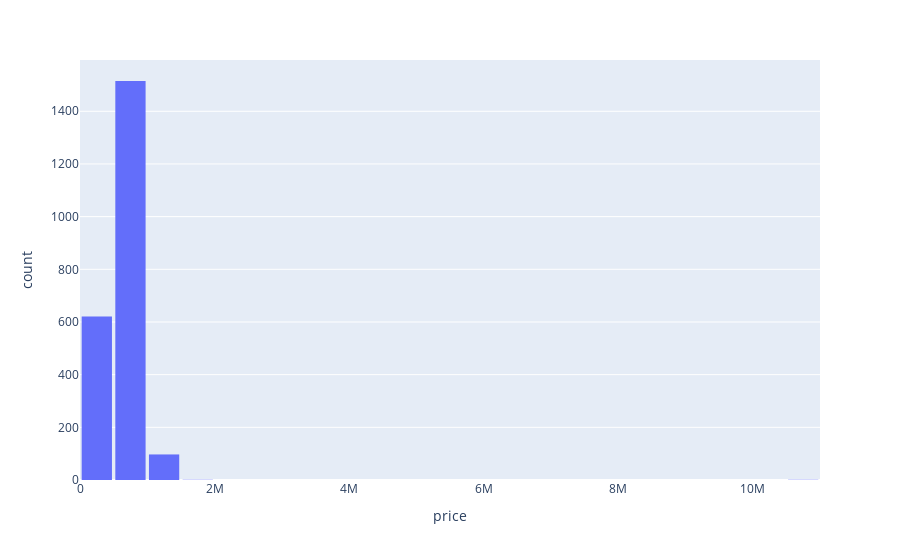

Source (notebook cell):
### Code cell
# initial plot of histogram to see the distribution
fig = px.histogram(
    data_frame= df,
    x = 'price',
    nbins = 50
)
fig.update_layout(bargap = 0.1)
fig.show()

### Figure 1 — Plotly figure (JSON) as saved in the notebook; plotly's stock layout.template omitted (floating-point values rounded to 4 significant figures; data arrays with more than 128 entries replaced by an {"elided": "..."} marker saying what was removed)
{"data": [{"alignmentgroup": "True", "bingroup": "x", "hovertemplate": "price=%{x}<br>count=%{y}<extra></extra>", "legendgroup": "", "marker": {"color": "#636efa", "pattern": {"shape": ""}}, "name": "", "nbinsx": 50, "offsetgroup": "", "orientation": "v", "showlegend": false, "type": "histogram", "x": {"elided": "2235 int values"}, "xaxis": "x", "yaxis": "y"}], "layout": {"bargap": 0.1, "barmode": "relative", "legend": {"tracegroupgap": 0}, "margin": {"t": 60}, "xaxis": {"anchor": "y", "domain": [0, 1], "title": {"text": "price"}}, "yaxis": {"anchor": "x", "domain": [0, 1], "title": {"text": "count"}}}}
